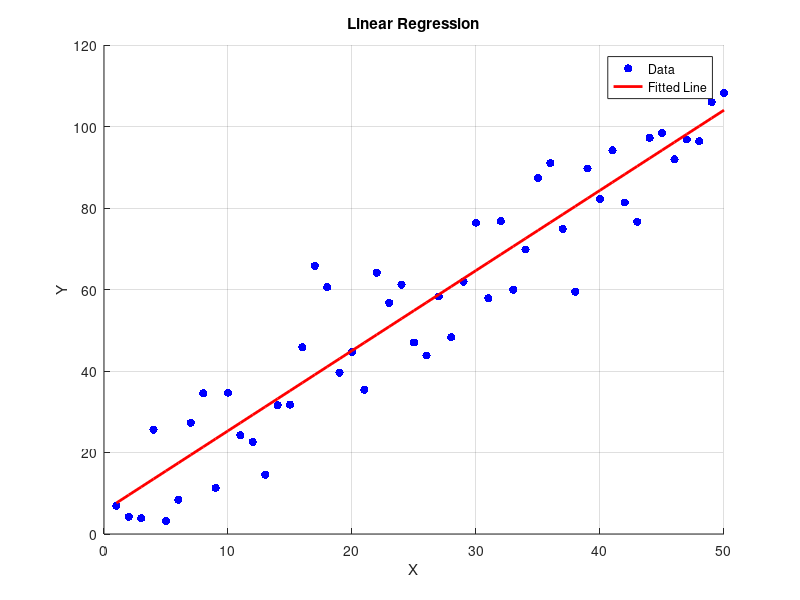

Write MATLAB code to recreate this figure.
% Linear Regression Example
% Generate sample data
rng(42); % For reproducibility
x = (1:50)';
y = 2*x + 5 + 10*randn(size(x)); % y = 2x + 5 + noise

% Perform linear regression
p = polyfit(x, y, 1); % Fit a polynomial of degree 1 (linear)
y_fit = polyval(p, x); % Evaluate the fitted line

% Display results
fprintf('Linear Regression Results:\n');
fprintf('Slope (m): %.4f\n', p(1));
fprintf('Intercept (b): %.4f\n', p(2));
fprintf('Equation: y = %.4f*x + %.4f\n', p(1), p(2));

% Calculate R-squared
ss_res = sum((y - y_fit).^2);
ss_tot = sum((y - mean(y)).^2);
r_squared = 1 - (ss_res / ss_tot);
fprintf('R-squared: %.4f\n', r_squared);

% Create visualization
figure;
scatter(x, y, 'b', 'filled');
hold on;
plot(x, y_fit, 'r-', 'LineWidth', 2);
xlabel('X');
ylabel('Y');
title('Linear Regression');
legend('Data', 'Fitted Line', 'Location', 'best');
grid on;
hold off;
